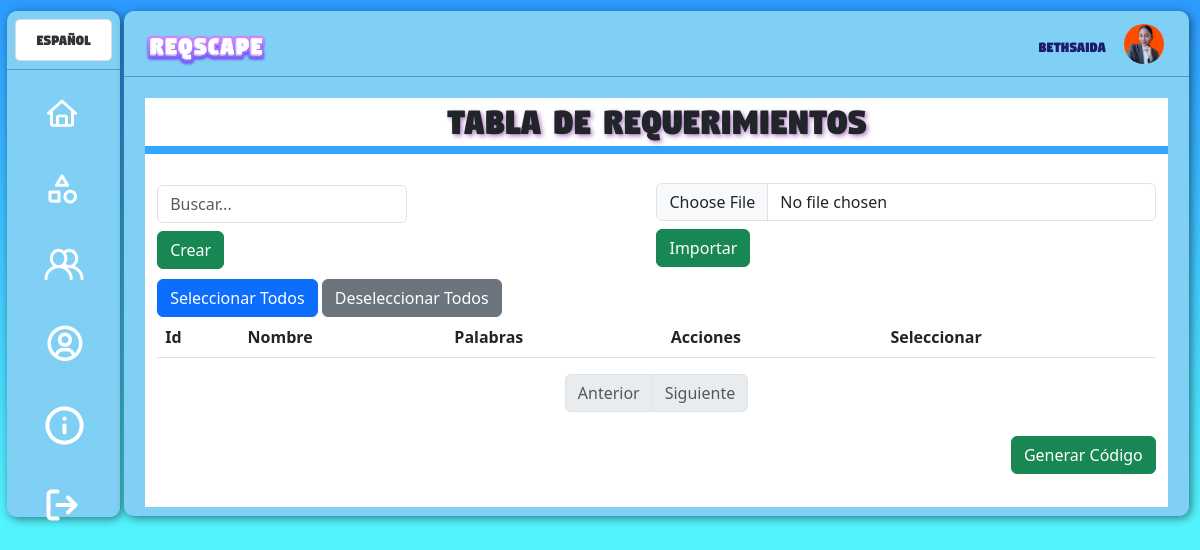
Screenshot of /modules/inicio/perfil-docente_2.php (signed in) with the database file from the repository.
### tables this page shows
CREATE TABLE `usuarios` (
  `id` int(11) NOT NULL,
  `usuario` varchar(255) NOT NULL,
  `correo` varchar(255) NOT NULL,
  `contrasena` varchar(255) NOT NULL,
  `imagen_perfil` varchar(255) DEFAULT NULL,
  `perfil` varchar(50) DEFAULT NULL
);

### modules/inicio/perfil-docente_2.php (the view, shortened to what this page needs)
<?php
include "../../connection/connection.php";
function loadTranslations($lang) {
    $translations = array();
    if ($lang == 'en') {
        $translations = array(
            'table_title' => 'Requirements Table',
            'name_label' => 'Name',
            'words_label' => 'Words',
            'actions_label' => 'Actions',
            'add_word' => 'Add Word',
            'correct' => 'Correct',
            'incorrect' => 'Incorrect',
            'edit' => 'Edit',
            'delete' => 'Delete',
            'confirm_delete' => 'Are you sure you want to delete this requirement?',
            'insert_success' => 'New record created successfully',
            'insert_error' => 'Error creating record: ',
            'update_success' => 'Record updated successfully',
            'update_error' => 'Error updating record: ',
            'delete_success' => 'Record deleted successfully',
            'delete_error' => 'Error deleting record: ',
            'import_success' => 'File imported successfully',
            'import_error' => 'Please upload a valid CSV or Excel file.',
            'search_placeholder' => 'Search...',
            'previous' => 'Previous',
            'next' => 'Next',
            'create_button' => 'Create',
            'update_button' => 'Update',
            'generate_code' => 'Generate Code'
        );
    } else {
        $translations = array(
            'table_title' => 'Tabla de requerimientos',
            'name_label' => 'Nombre',
            'words_label' => 'Palabras',
            'actions_label' => 'Acciones',
            'add_word' => 'Agregar Palabra',
            'correct' => 'Correcta',
            'incorrect' => 'Incorrecta',
            'edit' => 'Editar',
            'delete' => 'Eliminar',
            'confirm_delete' => '¿Estás seguro de que deseas eliminar este requerimiento?',
            'insert_success' => 'Nuevo registro creado con éxito',
            'insert_error' => 'Error al crear el registro: ',
            'update_success' => 'Registro actualizado con éxito',
            'update_error' => 'Error al actualizar el registro: ',
            'delete_success' => 'Registro eliminado con éxito',
            'delete_error' => 'Error al eliminar el registro: ',
            'import_success' => 'Archivo importado con éxito',
            'import_error' => 'Por favor, suba un archivo CSV o Excel válido.',
            'search_placeholder' => 'Buscar...',
            'previous' => 'Anterior',
            'next' => 'Siguiente',
            'create_button' => 'Crear',
            'update_button' => 'Actualizar',
            'generate_code' => 'Generar Código'
        );
    }
    return $translations;
}
$lang = isset($_SESSION['lang']) ? $_SESSION['lang'] : 'es';
$translations = loadTranslations($lang);
if (isset($_SESSION['user_id'])) {
    $user_id = $_SESSION['user_id'];
    $sql = "SELECT usuario, correo, imagen_perfil FROM usuarios WHERE id = ?";
    $stmt = $con->prepare($sql);
    $stmt->bind_param("i", $user_id);
    $stmt->execute();
    $result = $stmt->get_result();
    if ($result && $result->num_rows > 0) {
        $row = $result->fetch_assoc();
    } else {
        echo "No se encontraron resultados.";
        exit();
    }
} else {
    echo "No se ha iniciado sesión.";
    exit();
}
$limit = 9;
$page = isset($_GET['page']) ? $_GET['page'] : 1;
$start = ($page - 1) * $limit;
$search_query = "";
if (isset($_GET['query'])) {
    $search_query = mysqli_real_escape_string($con, $_GET['query']);
    $requirements = $con->query("SELECT * FROM requirements_2 WHERE name LIKE '%$search_query%' LIMIT $start, $limit");
    $total_results = $con->query("SELECT COUNT(*) AS count FROM requirements_2 WHERE name LIKE '%$search_query%'")->fetch_assoc()['count'];
} else {
    $total_results = $con->query("SELECT COUNT(*) AS count FROM requirements_2")->fetch_assoc()['count'];
}
$total_pages = ceil($total_results / $limit);
?>
<!DOCTYPE html>
<html lang="<?php echo $lang; ?>">
<head>
    <link href="https://cdn.jsdelivr.net/npm/bootstrap@5.3.0-alpha1/dist/css/bootstrap.min.css" rel="stylesheet">
    <link href="https://cdnjs.cloudflare.com/ajax/libs/font-awesome/5.15.4/css/all.min.css" rel="stylesheet">
    <link rel="stylesheet" type="text/css" href="../../styles/inicio.css">
</head>
<body>
<div class="fondo">
<div class="columna-1">
            <div class="fila1-cl1">
                <select id="languageSelector">
                    <option value="es" selected>Español</option>
                </select>
            </div>
    <div class="fila2-cl1">
        <a href="inicio.php" class="lg-cl1">
            <img src="../../assets/img/inicio/inicio.png"  alt="">
        </a>
        <a href="niveles-juego.php" class="lg-cl1">
            <img src="../../assets/img/inicio/niveles.png" alt="">
        </a>
        <a href="score-page.php" class="lg-cl1">
            <img src="../../assets/img/inicio/scoreglobal.png" alt="">
        </a>
        <a href="perfil.php" class="lg-cl1">
            <img src="../../assets/img/inicio/perfil.png" alt="">
        </a>
        <a href="<?php echo ($_SESSION['perfil'] == 'profesor') ? 'reporte-niveles.php' : 'informacion.php'; ?>" class="lg-cl1">
                    <img src="../../assets/img/inicio/<?php echo ($_SESSION['perfil'] == 'profesor') ? 'report.png' : 'info.png'; ?>" alt="">
                </a>
        <a href="inicio-sesion.php" class="lg-cl1">
            <img src="../../assets/img/inicio/log-out.png" alt="">
        </a>
    </div>
</div>
<div class="columna-2">
    <div class="fila1-cl2">
        <div class="logo">
            <img src="../../assets/img/logo.png" alt="">
        </div>
        <div class="usuario-logueado">
            <div class="profile-data-item">
                <span id="username" class="username-span"><?php echo htmlspecialchars($row["usuario"], ENT_QUOTES, 'UTF-8'); ?></span>
            </div>
            <?php
            if (!empty($row["imagen_perfil"])) {
                echo '<img class="profile-pic" src="' . htmlspecialchars($row["imagen_perfil"], ENT_QUOTES, 'UTF-8') . '" alt="Imagen de perfil">';
            } else {
                echo '<img class="profile-pic" src="../../modules/inicio/uploads/perfil.jpg" alt="Avatar predeterminado">';
            }
            ?>
        </div>
    </div>
    <div class="fila2-cl2">
        <div class="contenido-juego">
            <h1 class="titulo-tabla"><?php echo $translations['table_title']; ?></h1>
            <div class="profile-data">
                <div class="container">
                    <div class="row">
                        <div class="cont-prin">
                            <div class="col-md-6 offset-md-3 search-container">
                                <input type="text" id="searchInput" class="form-control" placeholder="<?php echo $translations['search_placeholder']; ?>" value="<?php echo $search_query; ?>" onkeypress="if(event.keyCode == 13) searchRequirements()">
                                <button type="button" class="btn btn-success mt-2" onclick="openCreateModal()"><?php echo $translations['create_button']; ?></button>
                            </div>
                            <form action="" method="post" enctype="multipart/form-data" class="mt-2">
                                <input type="file" name="file" class="form-control" accept=".csv, .xls, .xlsx" required>
                                <button type="submit" name="import" class="btn btn-success mt-2">Importar</button>
                            </form>
                        </div>
                        <div class="btn-select-all">
                            <button id="selectAll" type="button" class="btn btn-primary">Seleccionar Todos</button>
                            <button id="deselectAll" type="button" class="btn btn-secondary">Deseleccionar Todos</button>
                        </div>
                    </div>
                    <div class="row">
                        <div class="col-md-12">
                            <form id="requirementsForm">
                                <table class="table table-striped" id="requirementTable">
                                    <thead>
                                        <tr>
                                            <th>Id</th>
                                            <th><?php echo $translations['name_label']; ?></th>
                                            <th><?php echo $translations['words_label']; ?></th>
                                            <th><?php echo $translations['actions_label']; ?></th>
                                            <th>Seleccionar</th>
                                        </tr>
                                    </thead>
                                </table>
                                <div class="row">
                                    <div class="col-md-12">
                                        <nav aria-label="Page navigation example">
                                            <ul class="pagination justify-content-center">
                                                <li class="page-item <?php if($page <= 1) { echo 'disabled'; } ?>">
                                                    <a class="page-link" href="<?php if($page > 1) { echo "?query=$search_query&page=" . ($page - 1); } else { echo '#'; } ?>" tabindex="-1"><?php echo $translations['previous']; ?></a>
                                                </li>
                                                <li class="page-item <?php if($page >= $total_pages) { echo 'disabled'; } ?>">
                                                    <a class="page-link" href="<?php if($page < $total_pages) { echo "?query=$search_query&page=" . ($page + 1); } else { echo '#'; } ?>"><?php echo $translations['next']; ?></a>
                                                </li>
                                            </ul>
                                        </nav>
                                    </div>
                                </div>
                                <div class="btn-generar-codigo">
                                    <button id="botongene" type="button" class="btn btn-success mt-2" onclick="generateCode()">Generar Código</button>
                                </div>
                            </form>
                        </div>
                    </div>
                </div>
            </div>
        </div>
    </div>
</div>
</body>
</html>

### styles/inicio.css (style rules this page uses)
body { margin: 0; padding: 0; }
.fondo { margin: 0; padding: 0; height: 100vh; display: grid; grid-template-columns: auto 1fr; background-image: linear-gradient(to bottom, #2C9AFF, #53F3FD); }
.columna-1 { width: 113px; height: 95vh; margin: 6%; margin-top: 10%; background: linear-gradient(80deg, #80CFF5, #80CFF5 44%); border-radius: 10px; border-image: linear-gradient(to right, #FFFFFF 25%, #FFFFFF 77%, #FFFFFF 85%); border-image-slice: 1; backdrop-filter: blur(5px); box-shadow: 2px 2px 10px rgba(0, 0, 0, 0.5); display: grid; grid-template-rows: auto 1fr; }
.fila1-cl1 { border-bottom: 1px solid rgba(19, 67, 145, 0.4); }
.fila2-cl1 { display: grid; grid-row: auto auto auto auto auto auto; margin: 15%; gap: 5%; }
.lg-cl1 { background-color: transparent; border: none; padding: 10px 20px; cursor: pointer; border-radius: 10px; position: relative; }
.columna-2 { height: 95vh; margin: 1%; background: linear-gradient(80deg, #80CFF5, #80CFF5 44%); border-radius: 10px; border-image: linear-gradient(to right, #FFFFFF 25%, #FFFFFF 77%, #FFFFFF 85%); border-image-slice: 1; backdrop-filter: blur(5px); box-shadow: 2px 2px 10px rgba(0, 0, 0, 0.5); display: grid; grid-template-rows: auto 1fr; }
.fila1-cl2 { border-bottom: 1px solid rgba(19, 67, 145, 0.4); display: grid; grid-template-columns: auto 1fr; }
.logo { margin-top: 5%; margin-left: 5%; margin-bottom: 2%; }
.logo img { width: 30%; }
.contenido-juego { background-image: linear-gradient(to bottom, #2C9AFF, #53F3FD); margin: 2%; display: grid; grid-template-rows: auto 1fr; border-radius: 10px; width: 96%; height: 93%; }

### modules/inicio/perfil-docente_2.php (style rules this page uses)
.search-container { margin: 2% 0%; }
.offset-md-3 { margin-left: 0%; }
.profile-data { background-color: #ffff; }
.titulo-tabla { background-color: #ffff; display:flex; justify-content: center; font-family: "Digitalt"; text-shadow: 2px 2px 4px rgba(107, 15, 150, 0.5); }
.usuario-logueado { display: flex; justify-content: end; border-radius: 10%; margin: 2%; margin-bottom:0%; }
.profile-data-item { font-family: 'Digitalt'; display: flex; justify-content: center; align-items: center; margin-right:3%; margin-top: 0%; margin-bottom:1%; color: #1E1C69; }
.usuario-logueado img { width: 40px; height: 40px; border-radius: 50%; margin: 2% 2%; margin-top: 0%; margin-left: 0%; }
.cont-prin { display: grid; grid-template-columns: 1fr 1fr; margin-top: 2%; }
.fila1-cl1 { padding: 7%; border-bottom: 1px solid rgba(19, 67, 145, 0.4); }
#languageSelector { appearance: none; -webkit-appearance: none; -moz-appearance: none; width: 100%; padding: 8%; border: 1px solid #ddd; border-radius: 5px; font-size: 16px; background-color: #fff; color: #333; cursor: pointer; outline: none; transition: border-color 0.3s ease; text-align: center; font-family: 'Digitalt'; font-weight: lighter; }
#languageSelector option { color: #333; background-color: #fff; text-align: center; }
.btn-generar-codigo { display: flex; justify-content: flex-end; }
.fondo { height: auto; }
.columna-1 { height: 98%; }
.columna-2 { height: 98%; }
body { background-color: #53F3FD; }
#botongene { margin-bottom: 1%; }

### rows the page displays
usuarios: usuario "Bethsaida", imagen_perfil (picture)

### other values shown
$translations['table_title'] "Tabla de requerimientos"
$translations['create_button'] "Crear"
$translations['name_label'] "Nombre"
$translations['words_label'] "Palabras"
$translations['actions_label'] "Acciones"
$translations['previous'] "Anterior"
$translations['next'] "Siguiente"
